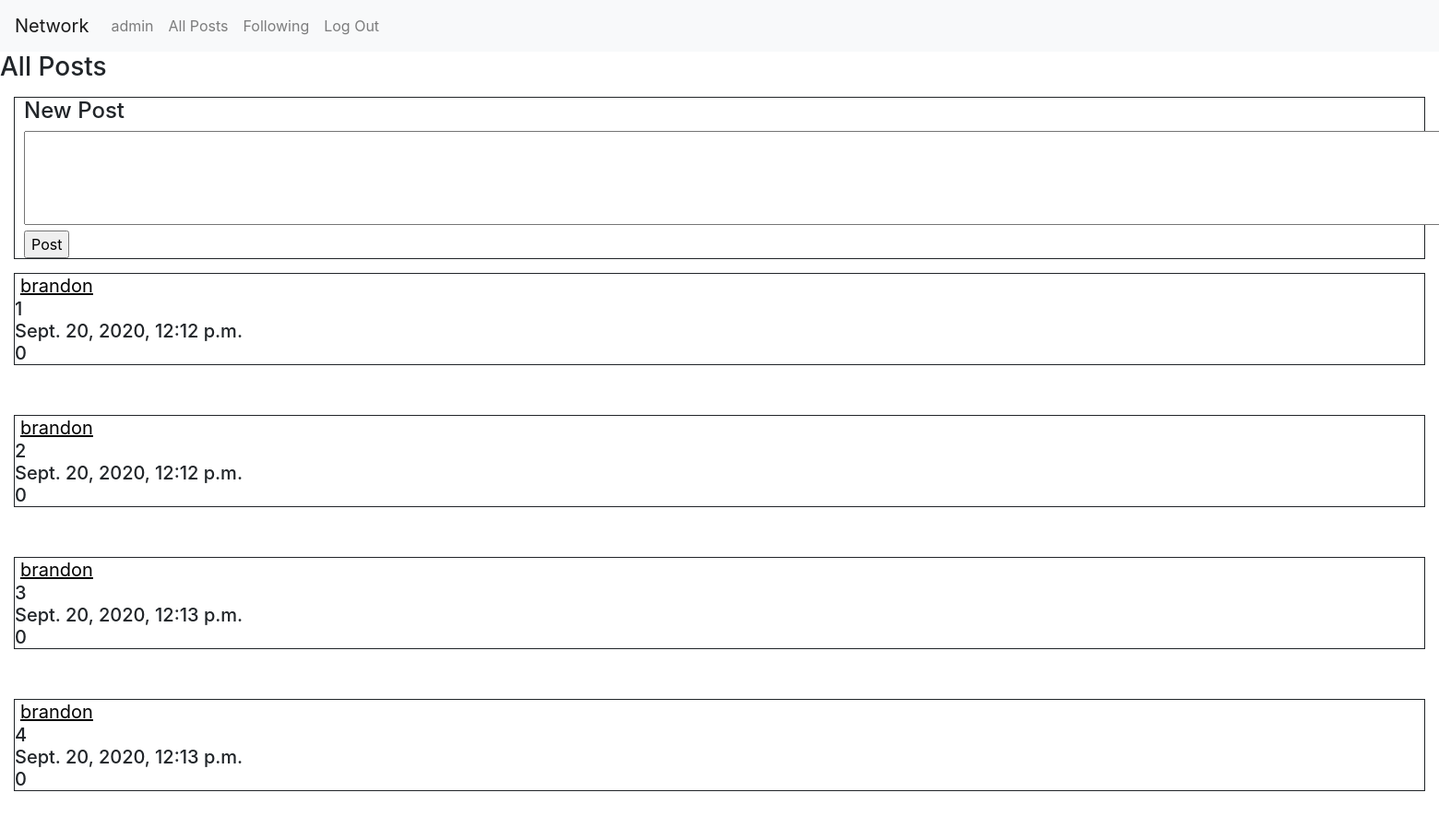
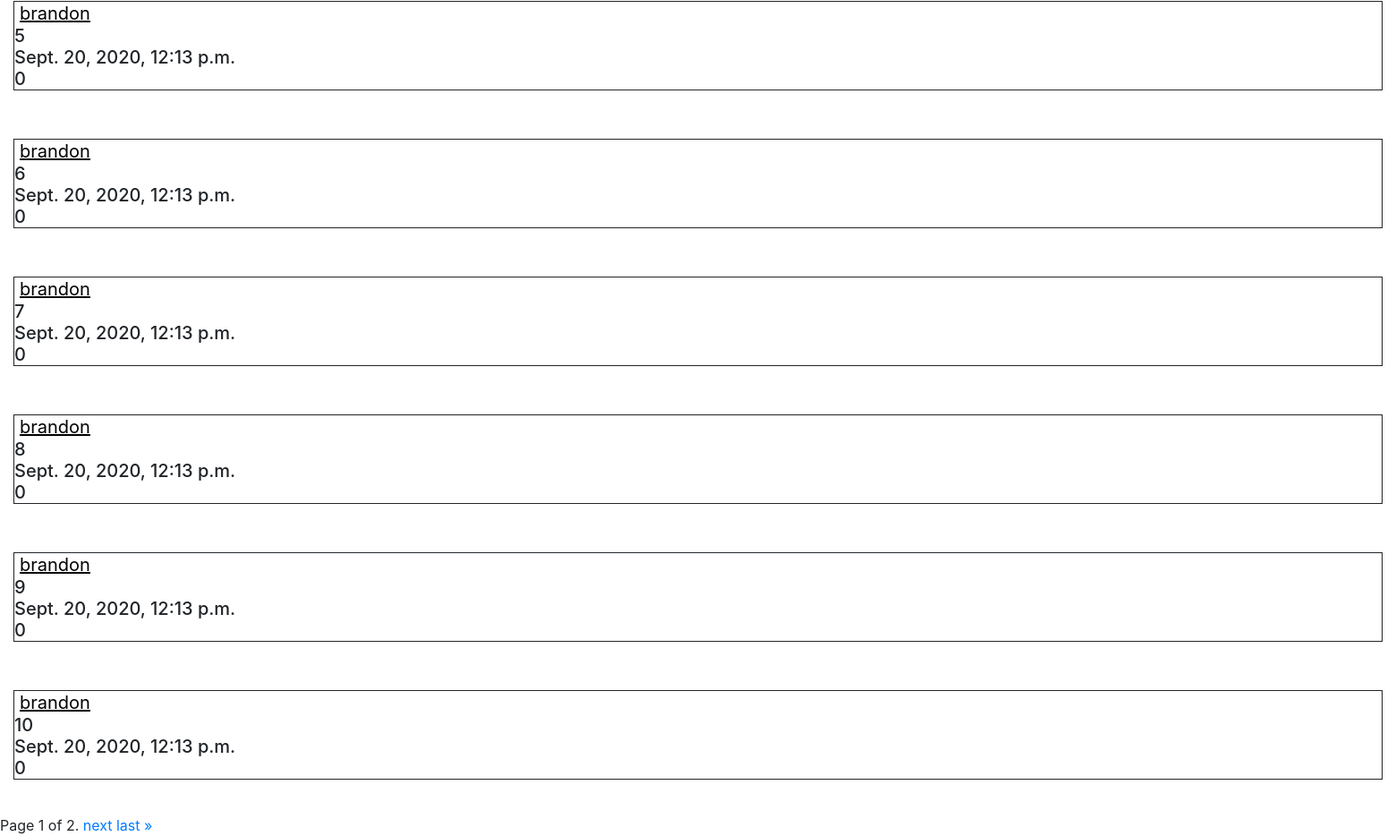
/ (signed in), run on the app's committed database (2 pictures, top to bottom).
### network/models.py (models this page shows, shortened)
class User(AbstractUser):
    pass

class Post(models.Model):
    user = models.ForeignKey("User", on_delete=models.CASCADE, related_name="posts")
    content = models.TextField(blank=True)
    timestamp = models.DateTimeField(auto_now_add=True)
    likes = models.IntegerField()

### network/views.py (the view)
# urls.py: path("", views.index, name="index"),
def index(request):
    all_posts = Post.objects.all().reverse()
    paginator = Paginator(all_posts, 10)
    page_number = request.GET.get('page')
    page_obj = paginator.get_page(page_number)
    return render(request, "network/index.html", {
            "all_posts": all_posts,
            "page_obj": page_obj
        })

### network/templates/network/index.html (shortened to what this page needs)
{% extends "network/layout.html" %}
{% block body %}
<form action="{% url 'new_post' %}" method="post">
    <div id="all-posts-head">
        <h3>All Posts</h3>
        <div style="border-style: solid;margin: 15px;border-width: thin;">
            <h4 style="margin-left: 10px;">New Post</h4>
                <textarea rows="4" cols="202" style="margin-left: 10px" name="post_content"></textarea>
                <input style="margin-left: 10px;" type="submit" value="Post">
            </div>
        </form>
        <form action="{% url 'profile' %}" method="GET">
        {% for item in page_obj %}
        <h5 style="border-style: solid;margin: 15px;border-width: thin;">
            <div>
                <input type="submit" name="user" value="{{ item.user }}" style="background:none; border-width:0px; color:black; text-decoration:underline;" />
            </div>
            <div>{{ item.content }}</div>
            <div>{{ item.timestamp }}</div>
            <div>{{ item.likes }}</div>
        </h5>
        <br>
        {% endfor %}
<div class="pagination">
    <span class="step-links">
        <span class="current">
            Page {{ page_obj.number }} of {{ page_obj.paginator.num_pages }}.
        </span>
        {% if page_obj.has_next %}
            <a href="?page={{ page_obj.next_page_number }}">next</a>
            <a href="?page={{ page_obj.paginator.num_pages }}">last &raquo;</a>
        {% endif %}
    </span>
</div>
        </form>
        </div>
{% endblock %}

### network/templates/network/layout.html (shortened to what this page needs)
{% load static %}
<!DOCTYPE html>
<html lang="en">
    <head>
        <link rel="stylesheet" href="https://stackpath.bootstrapcdn.com/bootstrap/4.4.1/css/bootstrap.min.css">
        <link href="{% static 'network/styles.css' %}" rel="stylesheet">
    </head>
    <body>
        <nav class="navbar navbar-expand-lg navbar-light bg-light">
            <a class="navbar-brand" href="#">Network</a>
            <div>
              <ul class="navbar-nav mr-auto">
                {% if user.is_authenticated %}
                    <li class="nav-item">
                        <form action="{% url 'profile' %}" method="GET">
                            <input class="nav-link"  style="background:none; border-width:0px" type="submit" name="user" value="{{ request.user }}" />
                        </form>
                    </li>
                {% endif %}
                <li class="nav-item">
                  <a class="nav-link" href="{% url 'index' %}" id="all-posts">All Posts</a>
                </li>
                {% if user.is_authenticated %}
                    <li class="nav-item">
                        <a class="nav-link" href="{% url 'following' %}"" id='following'>Following</a>
                    </li>
                    <li class="nav-item">
                        <a class="nav-link" href="{% url 'logout' %}">Log Out</a>
                    </li>
                {% endif %}
              </ul>
            </div>
          </nav>
        <div class="body">
            {% block body %}
            {% endblock %}
    </body>
</html>

### data on the page
User: user "admin"
Post: user "brandon", content "1", timestamp "Sept. 20, 2020, 12:12 p.m.", likes "0"
Post: user "brandon", content "2", timestamp "Sept. 20, 2020, 12:12 p.m.", likes "0"
Post: user "brandon", content "3", timestamp "Sept. 20, 2020, 12:13 p.m.", likes "0"
Post: user "brandon", content "4", timestamp "Sept. 20, 2020, 12:13 p.m.", likes "0"
Post: user "brandon", content "5", timestamp "Sept. 20, 2020, 12:13 p.m.", likes "0"
Post: user "brandon", content "6", timestamp "Sept. 20, 2020, 12:13 p.m.", likes "0"
Post: user "brandon", content "7", timestamp "Sept. 20, 2020, 12:13 p.m.", likes "0"
Post: user "brandon", content "8", timestamp "Sept. 20, 2020, 12:13 p.m.", likes "0"
Post: user "brandon", content "9", timestamp "Sept. 20, 2020, 12:13 p.m.", likes "0"
Post: user "brandon", content "10", timestamp "Sept. 20, 2020, 12:13 p.m.", likes "0"

### other printed values
{{ page_obj.number }} "1"
{{ page_obj.paginator.num_pages }} "2"
